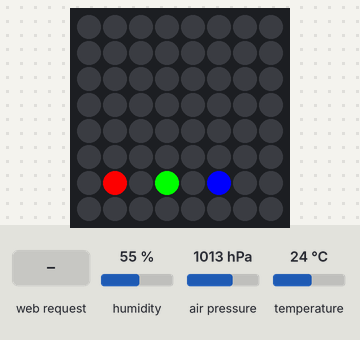
The program below on a simulated Raspberry Pi (BCM pin numbers) with a Sense HAT. Shown: the Sense HAT's 8×8 RGB LED matrix. The inputs (shaded band) are chosen by the test bench; at power-on: humidity 55 %, air pressure 1013 hPa, temperature 24 °C. Threads take turns every 2 ms; the clock reads 2024-03-15 10:24:30 at power-on unless the program sets it; what the program prints to the terminal is not drawn.

Above: at 1.2 s.
1.3 s: HTTP request for / received
Timing chart, 0 to 4.3 s (numbered marks = the images above; inputs shaded):
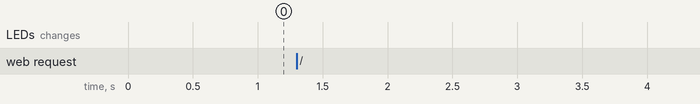

The program:

clientSocket.py
```python
from flask import Flask, render_template, jsonify
from sense_hat import SenseHat
import threading
import time

app = Flask(__name__)
sense = SenseHat()

sensor_data = {
    'temperature': None,
    'pressure': None,
    'humidity': None
}


def update_sensor_data():
    while True:
        sense.clear()
        t = sense.get_temperature()
        p = sense.get_pressure()
        h = sense.get_humidity()

        for i in range(int(t) - 23):
            if i < 8:
                sense.set_pixel(1, 7-1, [255, 0, 0])
                # print(int(t)-23)
        for i in range(int(p/2) - 500):
            if i < 8:
                sense.set_pixel(3, 7-1, [0, 255, 0])
                # print(int(p/2)-500)
        for i in range(int(h) - 35):
            if i < 8:
                sense.set_pixel(5, 7-1, [0, 0, 255])
                # print(int(h)-35)

        time.sleep(10)
        sensor_data['temperature'] = f'{t:.2f}'
        sensor_data['pressure'] = f'{p:.2f}'
        sensor_data['humidity'] = f'{h:.2f}'
        time.sleep(10)

@app.route('/')
def index():
    return render_template('index.html')

@app.route('/data')
def data():
    return jsonify(sensor_data)

if __name__ == '__main__':
    threading.Thread(target=update_sensor_data, daemon=True).start()
    app.run(host='0.0.0.0', port=5000)
```
